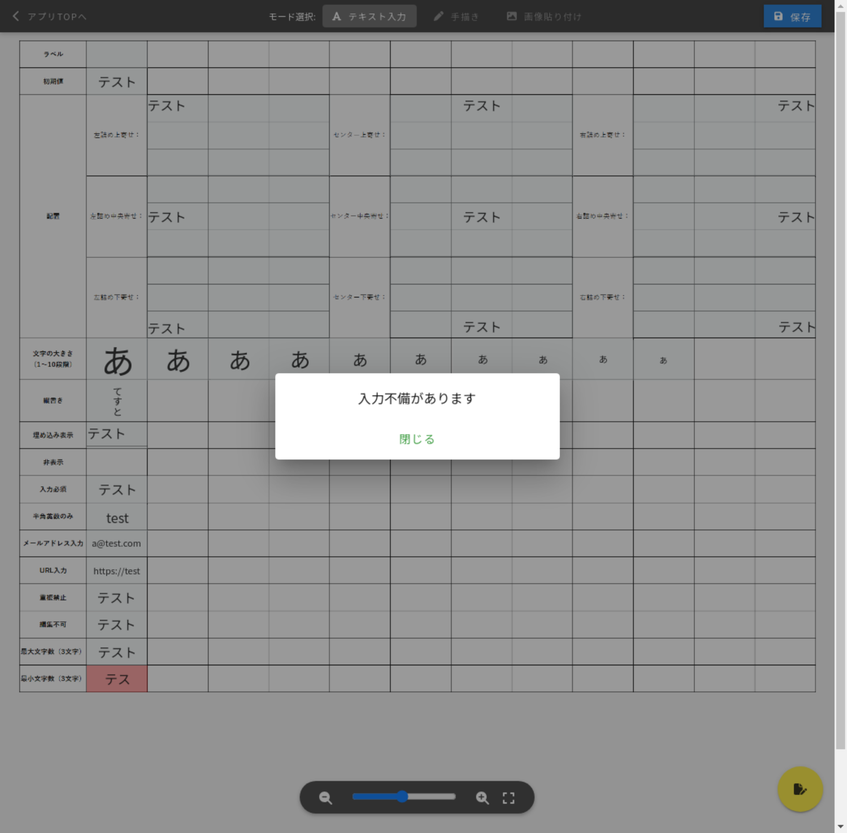
#> input picture python/TestScript/photolize/slt_ver1/high_png/Work_minChar.png, 847 x 833 px, shrunk from 2613 x 2567 before the run, found by its file name
$ python position_copy4.py
#> lines starting #> are read from the running program, lines starting #| are printed output that depends on the picture; after the words box and inside, x2 and y2 are one past the last pixel; in counts of white or black regions, pixels touching at a corner belong together
# 成功作（ただし、position_copy3と比べて背景が暗め、二値化の閾値を変更）
# diff_color_img.pyをより正確に差分ごとに色分けできるようにしたもの
# 成功作
# 連番の色枠付き画像を生成＆対応する赤枠と緑枠を出力＆赤枠と緑枠の座標と幅と高さを出力＆配置の差異判定
# 参考サイト：https://sosotata.com/spot7differences/
import cv2
import os
import numpy as np
import subprocess


# 保存先ディレクトリを作成
output_dir = os.path.join(os.path.dirname(os.path.abspath(__file__)), "high_png/")
# フォルダが存在しない場合は作成
if not os.path.exists(output_dir):
    os.makedirs(output_dir)
    command = f"sudo chown -R aridome:aridome {output_dir}"
    # コマンドを実行
    subprocess.call(command, shell=True)

# ファイル名を生成
output_file_name_A = 'Work_minChar.png'
output_file_name_B = 'noWork_minChar.png'
# ファイルパスを作成
output_file_path_A = os.path.join(output_dir, output_file_name_A)
output_file_path_B = os.path.join(output_dir, output_file_name_B)

img1 = cv2.imread(output_file_path_A)
#> img1 is the input picture: shape (833, 847, 3); mean B, G, R 146.8, 146.9, 146.4
img2 = cv2.imread(output_file_path_B)
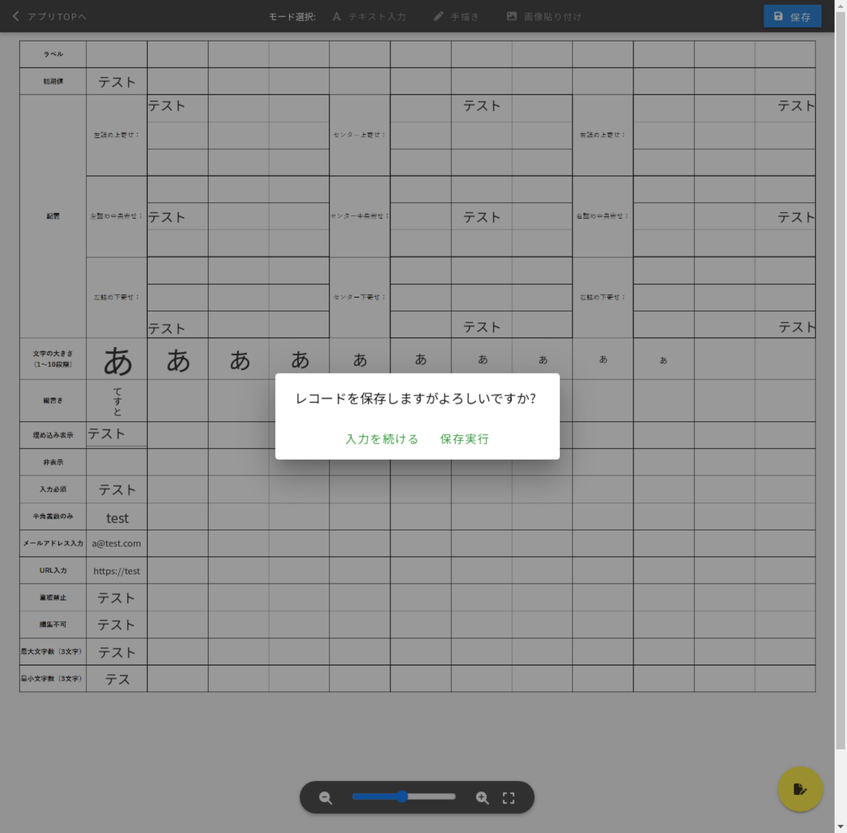
#> input picture python/TestScript/photolize/slt_ver1/high_png/noWork_minChar.png, 847 x 833 px, shrunk from 2613 x 2567 before the run, found by its file name
#> img2 is the input picture: shape (833, 847, 3); mean B, G, R 146.8, 146.9, 146.8

# clathを使って、コントラス強調
# clahe = cv2.createCLAHE(clipLimit=30.0, tileGridSize=(10, 10))
img1_gray = cv2.cvtColor(img1, cv2.COLOR_BGR2GRAY)
img2_gray = cv2.cvtColor(img2, cv2.COLOR_BGR2GRAY)
# [7 lines of commented-out code are left out]
diff_img1 = cv2.subtract(img2_gray, img1_gray)
diff_img2 = cv2.subtract(img1_gray, img2_gray)
diff = cv2.absdiff(img1_gray, img2_gray)

# 二値化
ret, diff_img1 = cv2.threshold(diff_img1, 190, 255, cv2.THRESH_BINARY + cv2.THRESH_OTSU)
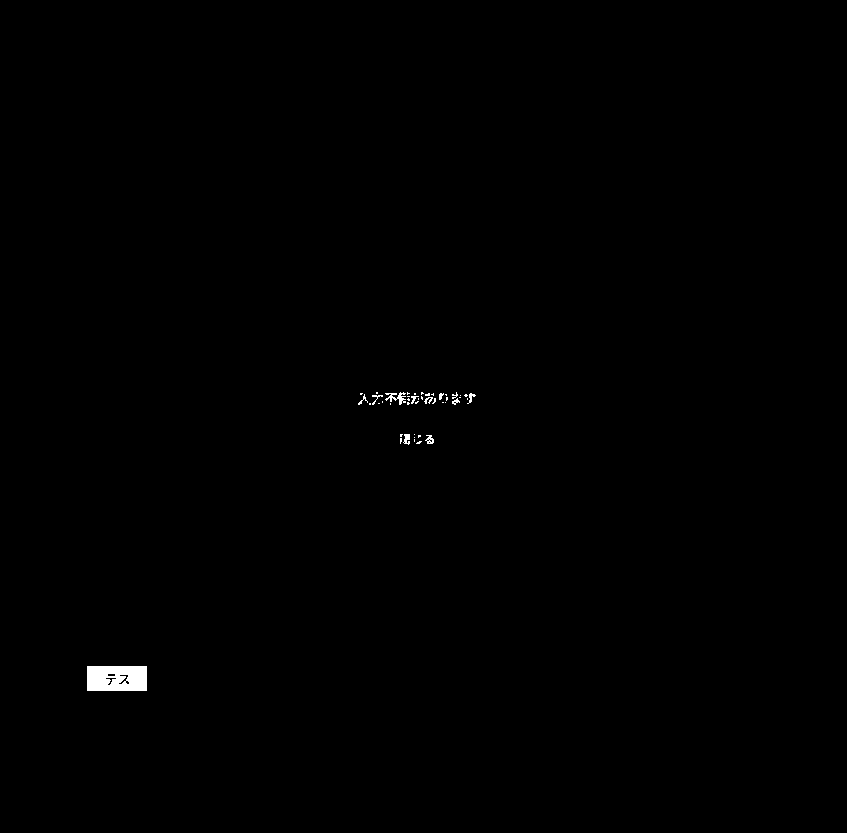
#> diff_img1: shape (833, 847); 0.29% white; 45 white regions (34 under 20 px), largest, box (x1, y1, x2, y2) and area: (87, 666, 147, 691) 1434, (385, 392, 406, 405) 121, (403, 434, 410, 445) 53
#> ret = 25
# diff_img1 = cv2.GaussianBlur(diff_img1, (11, 11), 0)
ret, diff_img2 = cv2.threshold(diff_img2, 190, 255, cv2.THRESH_BINARY + cv2.THRESH_OTSU)
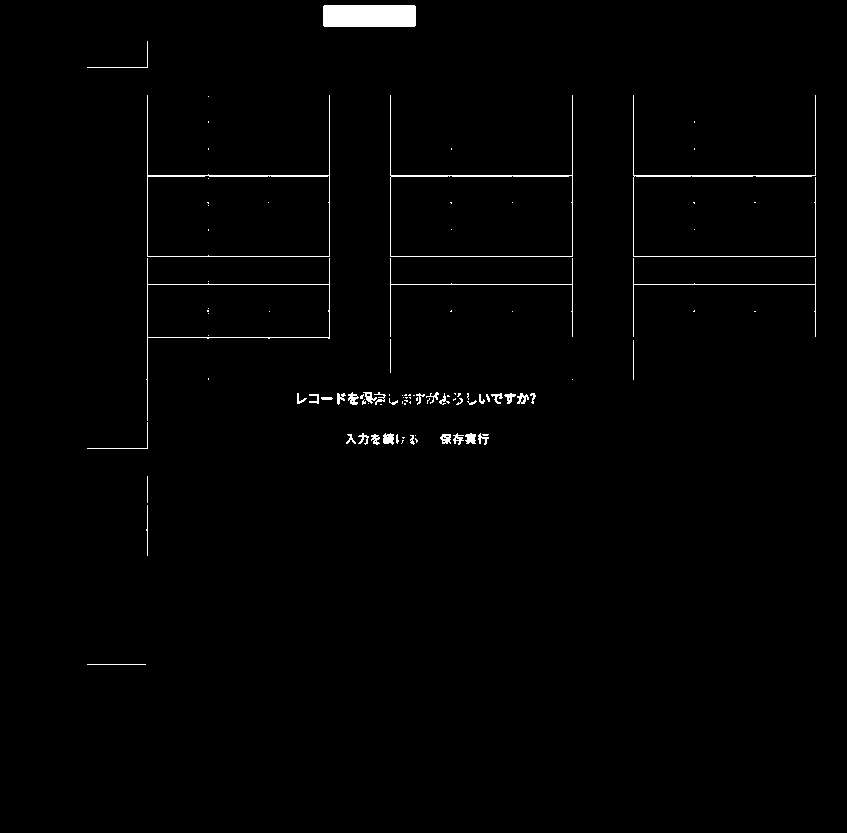
#> diff_img2: shape (833, 847); 1.1% white; 100 white regions (58 under 20 px), largest, box (x1, y1, x2, y2) and area: (323, 5, 416, 27) 2042, (147, 95, 330, 257) 863, (390, 95, 573, 257) 860
#> ret = 19
# diff_img2 = cv2.GaussianBlur(diff_img2, (11, 11), 0)

# カーネルを準備（オープニング用）
kernel = np.ones((2,2),np.uint8)
# オープニング（収縮→膨張）実行 ノイズ除去
result_bin1 = cv2.morphologyEx(diff_img1, cv2.MORPH_OPEN, kernel) # オープニング（収縮→膨張）。ノイズ除去。
#> result_bin1: shape (833, 847); 0.27% white; 42 white regions (33 under 20 px), largest, box (x1, y1, x2, y2) and area: (88, 667, 148, 692) 1433, (398, 394, 407, 406) 51, (405, 435, 411, 445) 43
result_bin2 = cv2.morphologyEx(diff_img2, cv2.MORPH_OPEN, kernel) # オープニング（収縮→膨張）。ノイズ除去。
#> result_bin2: shape (833, 847); 0.64% white; 68 white regions (36 under 20 px), largest, box (x1, y1, x2, y2) and area: (324, 6, 417, 28) 2042, (693, 176, 754, 178) 122, (453, 176, 513, 178) 120

# 二値画像をRGB形式に変換
result_bin1_rgb = cv2.cvtColor(result_bin1, cv2.COLOR_GRAY2RGB)
result_bin2_rgb = cv2.cvtColor(result_bin2, cv2.COLOR_GRAY2RGB)

### 変更前と変更後の色分け ###
# 白色の範囲を定義
lower_white = np.array([200, 200, 200])  # 下限（B、G、R）
upper_white = np.array([255, 255, 255])  # 上限（B、G、R）
# lower_white2 = np.array([254, 254, 254])  # 下限（B、G、R）
# upper_white2 = np.array([255, 255, 255])  # 上限（B、G、R）

# 白色の範囲内にあるピクセルをマスクとして取得
white_mask1 = cv2.inRange(result_bin1_rgb, lower_white, upper_white)
white_mask2 = cv2.inRange(result_bin2_rgb, lower_white, upper_white)

# 緑色を指定
green_color = (0, 255, 0)  # (B、G、R)
# 赤色を指定
red_color = (0, 0, 255)  # (B、G、R)

# ピクセルの色を変更
result_bin1_rgb[white_mask1 > 0] = red_color
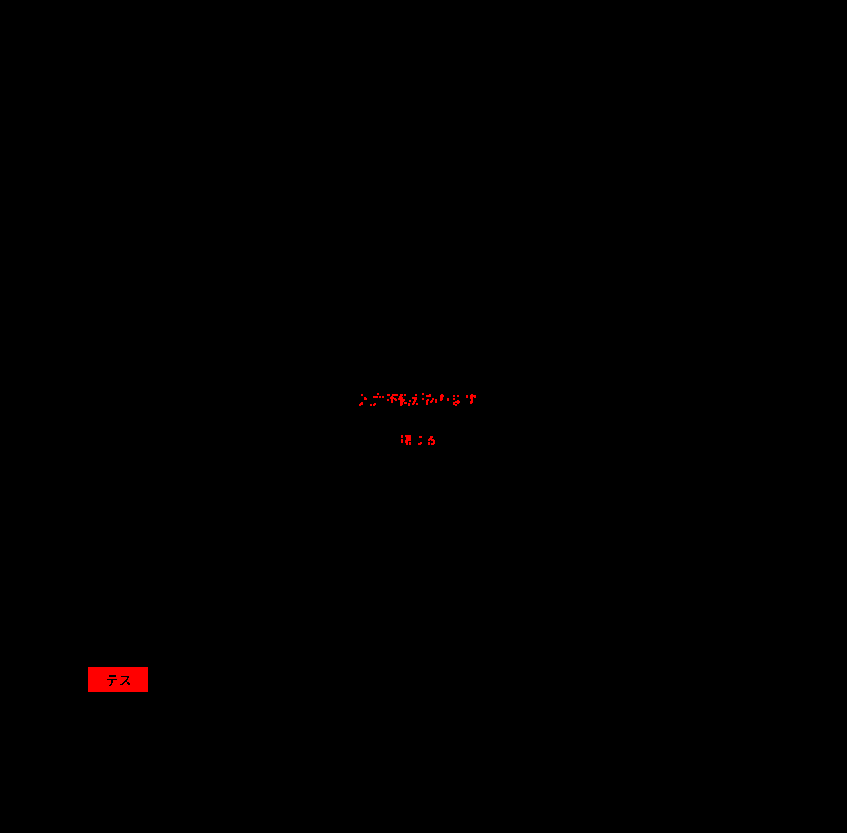
#> result_bin1_rgb: shape (833, 847, 3); mean B, G, R 0, 0, 0.7
result_bin2_rgb[white_mask2 > 0] = green_color
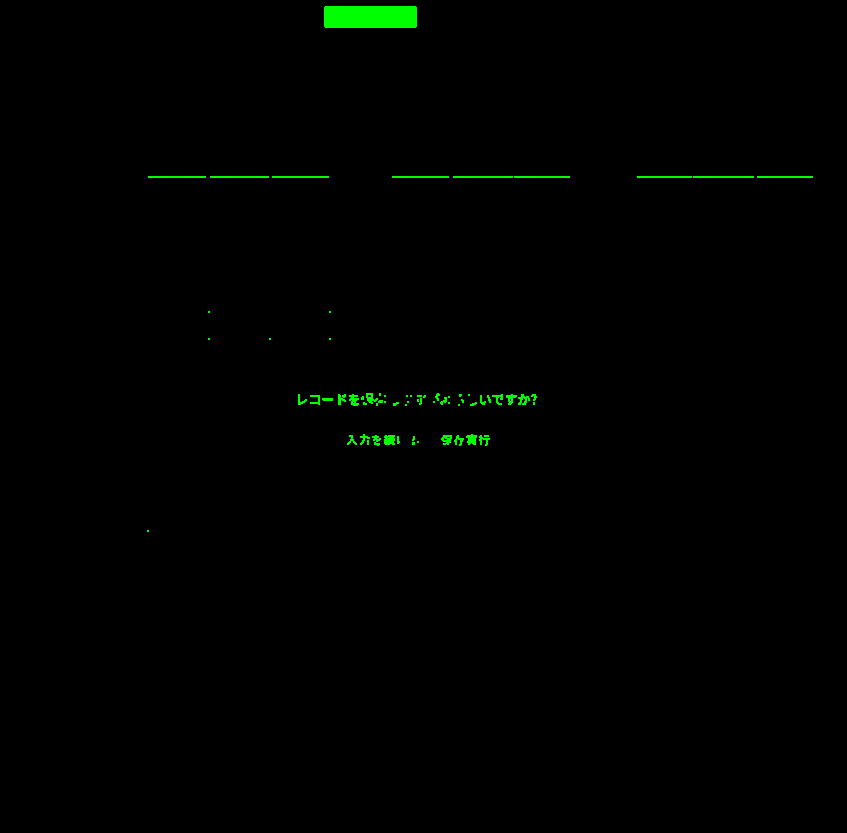
#> result_bin2_rgb: shape (833, 847, 3); mean B, G, R 0, 1.6, 0

# 二値画像をRGB形式に変換し、2枚の画像を重ねる。
# result_add1 = cv2.add(img1, result_bin1_rgb)
# result_add2 = cv2.add(result_add1, result_bin2_rgb)
# img1_color = cv2.cvtColor(diff_img1, cv2.COLOR_GRAY2RGB)
result_diff = cv2.add(result_bin1_rgb, result_bin2_rgb)
# result = cv2.add(img1, result_diff)
result = cv2.addWeighted(img1, 0.25, result_diff, 0.75, 2.2) # ２.２はガンマ値。大きくすると白っぽくなる
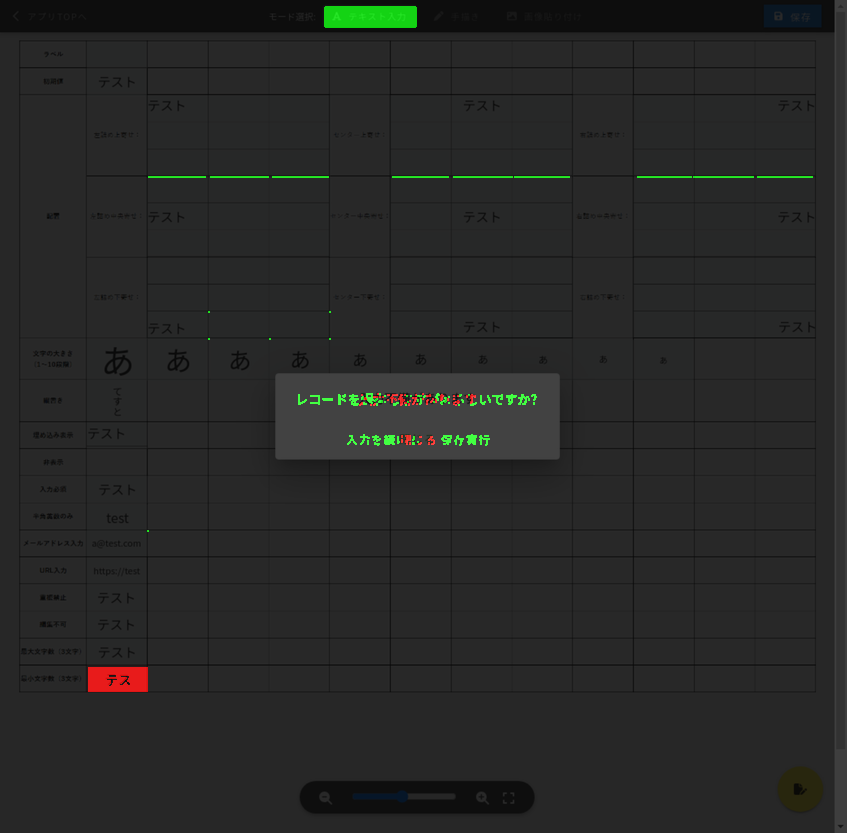
#> result: shape (833, 847, 3); mean B, G, R 38.8, 40, 39.1
# result_add1 = cv2.addWeighted(img1, 0.3, result_bin1_rgb, 0.7, 2.2) # ２.２はガンマ値。大きくすると白っぽくなる
# img2_color = cv2.cvtColor(diff_img2, cv2.COLOR_GRAY2RGB)
# result_add2 = cv2.addWeighted(result_add1, 0.3, result_bin2_rgb, 0.7, 2.2) # ２.２はガンマ値。大きくすると白っぽくなる

### 差異が検出されたか判定 ###
# 2値画像（result_bin）の白いピクセル（差分が存在する部分）の数をカウント
white_pixel_count = cv2.countNonZero(result_bin2)
#> white_pixel_count = 4494

# ある閾値以上の白いピクセルが存在する場合、差分があると判断する
threshold = 100  # 適切な閾値を選択
red_text_start = "\033[91m"
red_text_end = "\033[0m"
green_text_start = "\033[92m"
green_text_end = "\033[0m"

if white_pixel_count > threshold:
    print(f"{red_text_start}差異が検出されました{red_text_end}")
else:
    print(f"{green_text_start}異常なし{green_text_end}")

# 差分画像を保存
if output_file_name_B == "base.png":
    output_file_name = f"judge_high_{output_file_name_B}"
else:
    output_file_name = f"judge_high_{output_file_name_B.split('_')[1]}"
output_dir2 = os.path.join(os.path.dirname(os.path.abspath(__file__)), "judge_high_png")
# フォルダが存在しない場合は作成
if not os.path.exists(output_dir2):
    os.makedirs(output_dir2)
    command = f"sudo chown -R aridome:aridome {output_dir2}"
    # コマンドを実行
    subprocess.call(command, shell=True)
#> (this line was passed over: subprocess is not available in this run)

# ファイルパスを作成
output_file_path = os.path.join(output_dir2, output_file_name)

# 画像を保存する
cv2.imwrite(output_file_path, result)

print(f"2つの画像の差異部分に枠をつけたカラー画像を{output_file_path}に保存しました")
